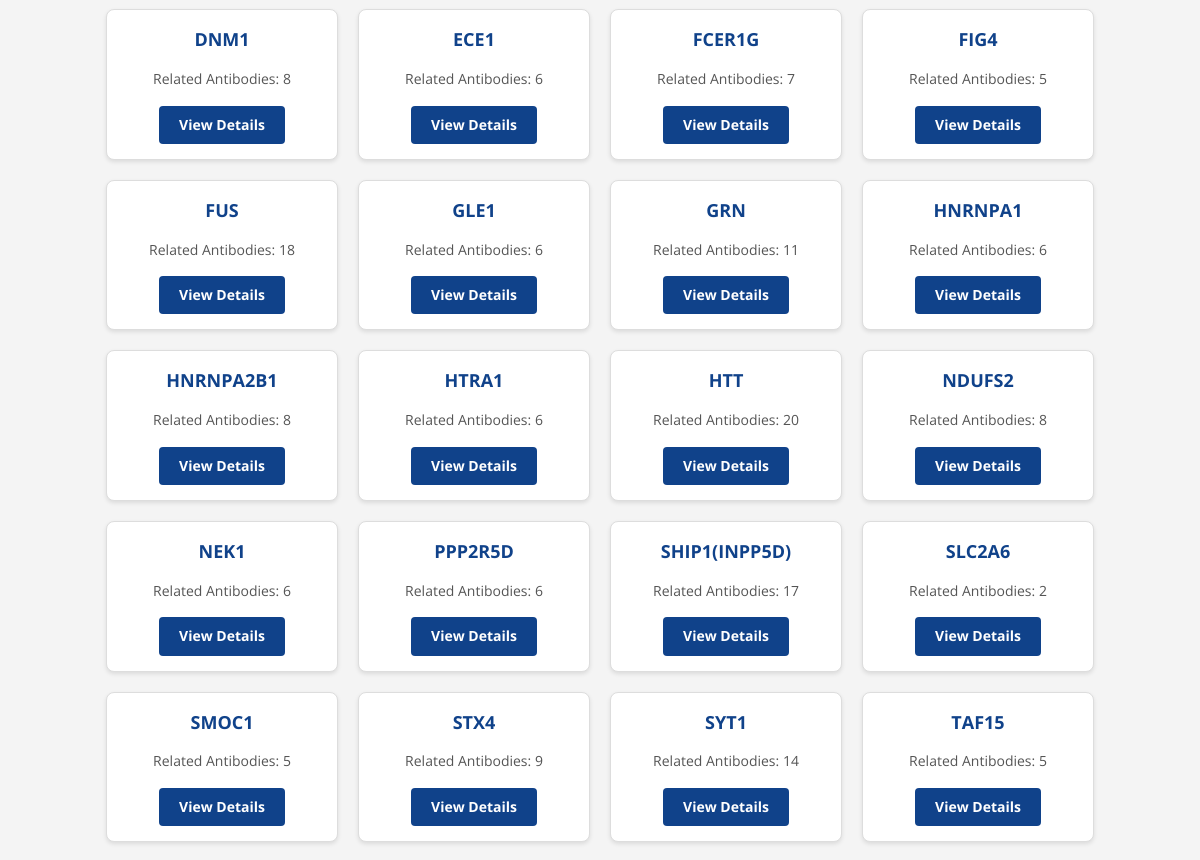
The app's page / (middle part), older data.
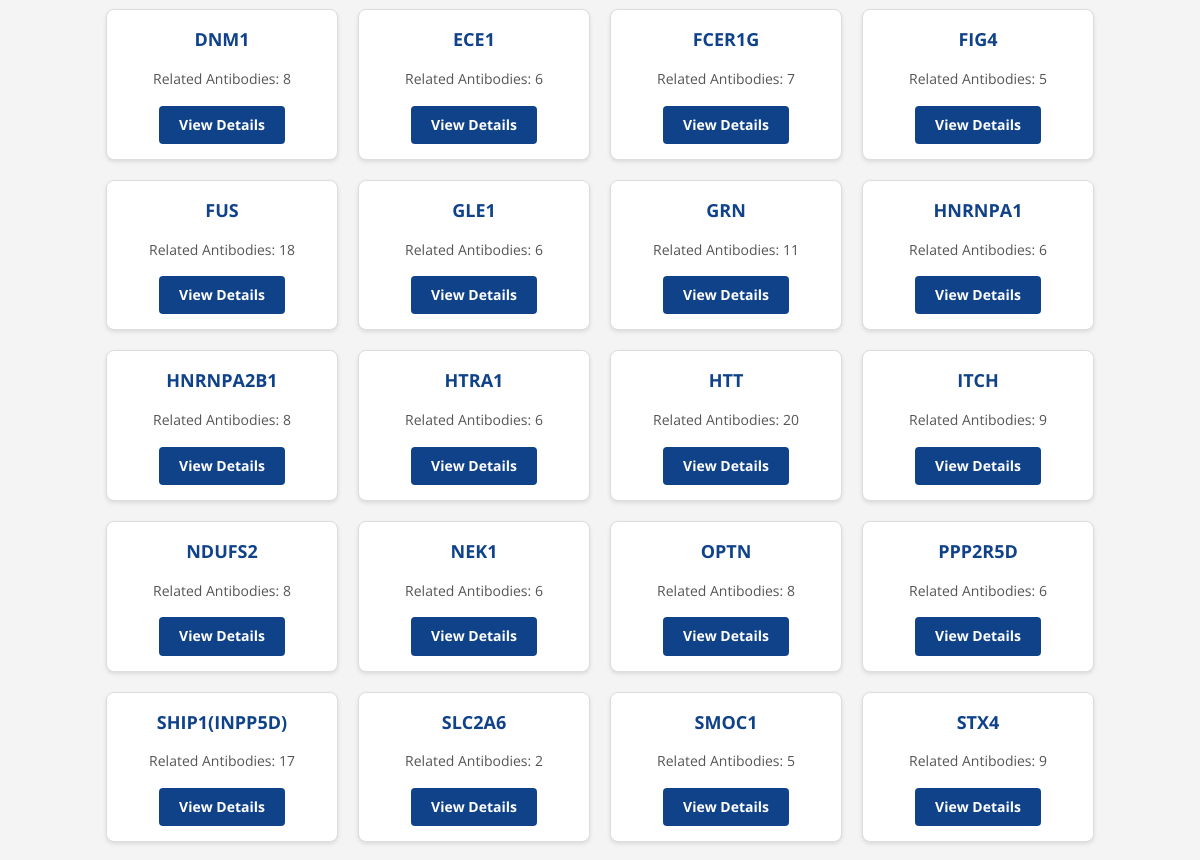
The same page, newer data.
### core/models.py (models this page shows, shortened)
class Gene(models.Model):
    name = models.CharField(max_length=100, unique=True)
    citation = models.TextField(blank=True, null=True)
    wb_image = models.ImageField(upload_to="gene_experiments/", null=True, blank=True)  # Western Blot
    ip_image = models.ImageField(upload_to="gene_experiments/", null=True, blank=True)  # IP
    icc_if_image = models.ImageField(upload_to="gene_experiments/", null=True, blank=True)  # ICC-IF
    fc_image = models.ImageField(upload_to="gene_experiments/", null=True, blank=True)  # FC
    f1000_report_link = models.URLField(blank=True, null=True)  # Add field for F1000 report link

### core/views.py (the view)
# urls.py: 2. Add a URL to urlpatterns:  path('', views.home, name='home')
def home(request):
    query = request.GET.get('search', '').strip()  # Retrieve the search query from the URL
    genes = Gene.objects.all().order_by('name')
    if query:
        genes = genes.filter(name__icontains=query).order_by('name')  # Case-insensitive partial match, ordered alphabetically
    no_results = not genes.exists() and bool(query)  # True if query exists but no genes match
    return render(request, "core/home.html", {
        "genes": genes,
        "search_query": query,  # Pass the query to pre-fill the search bar
        "no_results": no_results,  # Whether or not there are results for the query
    })

### core/templates/core/home.html (shortened to what this page needs)
<!DOCTYPE html>
<html lang="en">
<head>
    {% load static %}
    <link rel="stylesheet" href="{% static 'core/styles.css' %}">
</head>
<body class="home-page">
<section class="gene-list">
    <div class="gene-list-container">
        {% for gene in genes %}
        <div class="gene-box" data-name="{{ gene.name }}" data-gene-id="{{ gene.id }}">
            <h3>{{ gene.name }}</h3>
            <p>Related Antibodies: {{ gene.antibodies.count }}</p>
            <a href="{% url 'antibody_table' gene.id %}" class="details-button">View Details</a>
        </div>
        {% endfor %}
    </div>
</section>
</body>
</html>

### core/static/core/styles.css (style rules this page uses)
:root { --main-blue: #10428a; --font-primary: 'Open Sans', sans-serif; --heading-color: var(--main-blue); --background-color: #f4f4f4; --section-padding: 60px; }
html, body { overflow-x: hidden; }
body { font-family: var(--font-primary); margin: 0; padding: 0; background-color: var(--background-color); color: #333; line-height: 1.6; }
h1, h2, h3, h4, h5, h6 { font-family: var(--font-primary); color: var(--heading-color); margin-top: 0; font-weight: bold; text-align: center; }
p, li { font-family: var(--font-primary); color: #333; font-size: 1.1rem; margin-bottom: 1.5em; line-height: 1.6; }
a { color: var(--main-blue); text-decoration: none; }
html, body { height: 100%; margin: 0; }
.gene-list { text-align: center; padding: 20px 0; }
.gene-list-container { display: flex; flex-wrap: wrap; gap: 20px; justify-content: center; }
.gene-box { background-color: white; border: 1px solid #ddd; border-radius: 8px; width: 200px; padding: 15px; text-align: center; box-shadow: 0 2px 4px rgba(0, 0, 0, 0.1); transition: transform 0.3s, box-shadow 0.3s; }
.gene-box h3 { color: #10428a; font-size: 18px; margin-bottom: 10px; }
.gene-box p { font-size: 14px; color: #555; margin-bottom: 15px; }
.details-button { display: inline-block; background-color: #10428a; color: white; padding: 8px 20px; border: none; border-radius: 4px; text-decoration: none; font-size: 14px; font-weight: bold; cursor: pointer; transition: background-color 0.3s ease; }

Row changes from the older to the newer data that the page shows:
no longer on this page (row unchanged): Gene: name "SYT1", antibodies.count "14"
no longer on this page (row unchanged): Gene: name "TAF15", antibodies.count "5"
added Gene: name "ITCH", antibodies.count "9"
added Gene: name "OPTN", antibodies.count "8"
